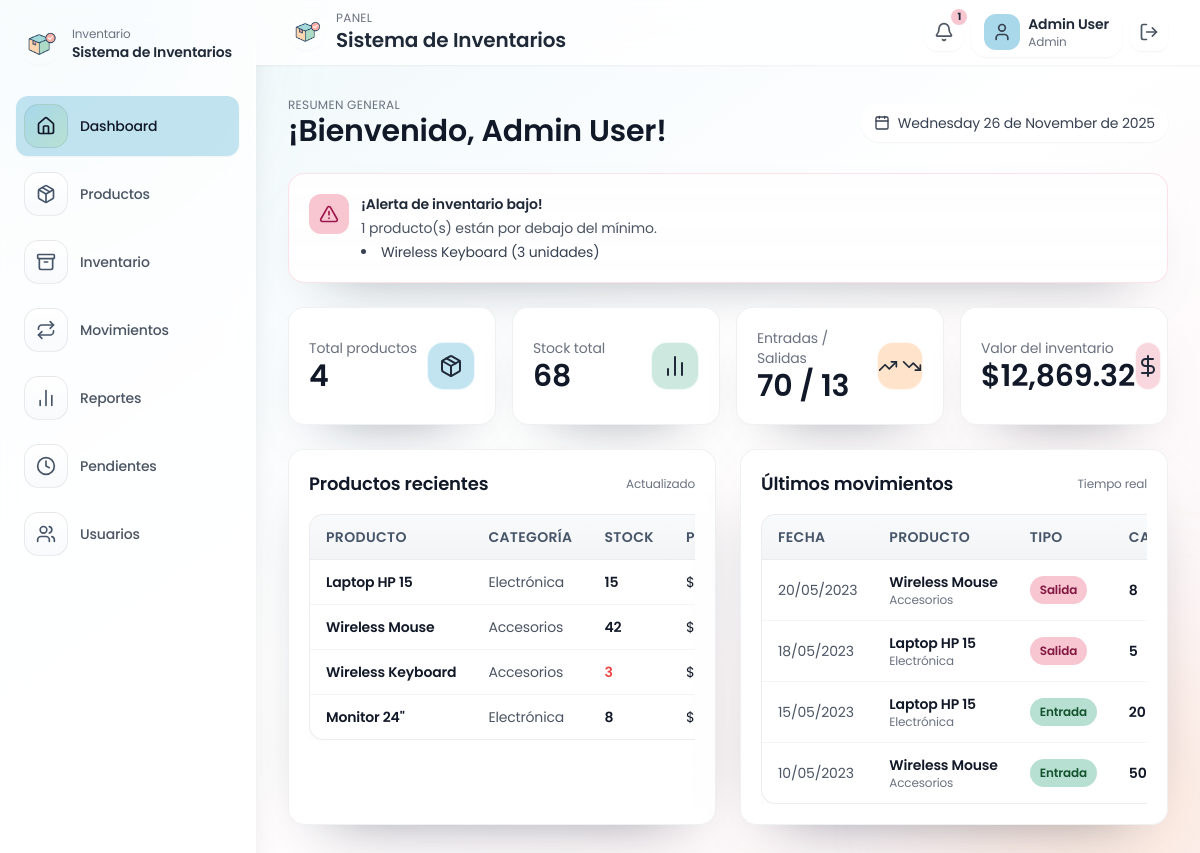
The page / (signed in) on the database its author committed.
### tables this page shows
CREATE TABLE IF NOT EXISTS products (
    id INT AUTO_INCREMENT PRIMARY KEY,
    name VARCHAR(150) NOT NULL,
    description TEXT,
    category VARCHAR(100) NOT NULL DEFAULT 'General',
    price DECIMAL(10,2) NOT NULL DEFAULT 0,
    cost DECIMAL(10,2) NOT NULL DEFAULT 0,
    stock_quantity INT NOT NULL DEFAULT 0,
    min_stock_level INT NOT NULL DEFAULT 0,
    active TINYINT(1) NOT NULL DEFAULT 1,
    image_url TEXT,
    created_at DATETIME NOT NULL DEFAULT CURRENT_TIMESTAMP
);

CREATE TABLE IF NOT EXISTS movements (
    id INT AUTO_INCREMENT PRIMARY KEY,
    product_id INT NOT NULL,
    type ENUM('in', 'out') NOT NULL,
    quantity INT NOT NULL,
    date DATETIME NOT NULL DEFAULT CURRENT_TIMESTAMP,
    notes VARCHAR(255) DEFAULT '',
    user_id INT NULL,
    status ENUM('pending', 'approved', 'rejected') NOT NULL DEFAULT 'pending',
    CONSTRAINT fk_movements_product FOREIGN KEY (product_id) REFERENCES products(id) ON DELETE CASCADE,
    CONSTRAINT fk_movements_user FOREIGN KEY (user_id) REFERENCES users(id) ON DELETE SET NULL
);

### app/helpers.php (called while the page is built, shortened)
<?php
function e(?string $value): string
{
    return htmlspecialchars((string) $value, ENT_QUOTES, 'UTF-8');
}
function auth_user(): ?array
{
    return $_SESSION['user'] ?? null;
}
function render(string $view, array $data = [], ?string $layout = 'layout'): void
{
    $viewFile = __DIR__ . '/Views/' . $view . '.php';
    extract($data);
    include $viewFile;
}

### app/Core/Controller.php (called while the page is built, shortened)
<?php
abstract class Controller
{
    protected function render(string $view, array $data = [], ?string $layout = 'layout'): void
    {
        render($view, $data, $layout);
    }
}

### app/Controllers/DashboardController.php (called while the page is built, shortened)
<?php
class DashboardController extends Controller
{
    public function index(): void
    {
        $stats = Product::stats();
        $movementStats = Movement::stats();
        $lowStock = Product::lowStock();
        $this->render('dashboard/index', [
            'stats' => $stats,
            'movementStats' => $movementStats,
            'lowStock' => $lowStock,
            'recentProducts' => Product::recent(),
            'recentMovements' => Movement::latest(),
        ]);
    }
}

### public/index.php (called while the page is built, shortened)
<?php
$router = new Router();
$router->get('/login', [AuthController::class, 'showLogin']);
$router->post('/login', [AuthController::class, 'login']);
$router->get('/logout', [AuthController::class, 'logout']);
$router->get('/', [DashboardController::class, 'index']);
$router->get('/products', [ProductController::class, 'index']);
$router->post('/products/save', [ProductController::class, 'save']);
$router->post('/products/deactivate', [ProductController::class, 'deactivate']);
$router->post('/products/reactivate', [ProductController::class, 'reactivate']);
$router->post('/products/delete', [ProductController::class, 'delete']);
$router->get('/inventory', [InventoryController::class, 'index']);
$router->post('/inventory/adjust', [InventoryController::class, 'adjust']);
$router->get('/movements', [MovementController::class, 'index']);
$router->post('/movements/save', [MovementController::class, 'save']);
$router->get('/movements/pending', [MovementController::class, 'pending']);
$router->post('/movements/approve', [MovementController::class, 'approve']);
$router->post('/movements/reject', [MovementController::class, 'reject']);
$router->get('/reports', [ReportController::class, 'index']);
$router->get('/users', [UserController::class, 'index']);
$router->post('/users/save', [UserController::class, 'save']);
$router->post('/users/delete', [UserController::class, 'delete']);
$router->post('/users/toggle', [UserController::class, 'toggle']);
$router->dispatch($_SERVER['REQUEST_METHOD'], parse_url($_SERVER['REQUEST_URI'] ?? '/', PHP_URL_PATH) ?: '/');

### app/Models/Product.php (called while the page is built, shortened)
<?php
class Product
{
    public static function lowStock(): array
    {
        $pdo = Database::connection();
        $stmt = $pdo->query('SELECT * FROM products WHERE stock_quantity <= min_stock_level AND active = 1 ORDER BY stock_quantity ASC');
        return $stmt->fetchAll();
    }
    public static function stats(): array
    {
        $pdo = Database::connection();
        $summary = $pdo->query('SELECT COUNT(*) as total_products, SUM(stock_quantity) as total_stock, SUM(price * stock_quantity) as total_value FROM products WHERE active = 1')->fetch();
        return [
            'total_products' => (int) ($summary['total_products'] ?? 0),
            'total_stock' => (int) ($summary['total_stock'] ?? 0),
            'total_value' => (float) ($summary['total_value'] ?? 0),
        ];
    }
    public static function recent(int $limit = 5): array
    {
        $pdo = Database::connection();
        $stmt = $pdo->prepare('SELECT * FROM products WHERE active = 1 ORDER BY created_at DESC LIMIT :limit');
        $stmt->bindValue(':limit', $limit, PDO::PARAM_INT);
        $stmt->execute();
        return $stmt->fetchAll();
    }
}

### app/Models/Movement.php (called while the page is built, shortened)
<?php
class Movement
{
    public static function latest(int $limit = 5, bool $onlyActiveProducts = true): array
    {
        $pdo = Database::connection();
        $sql = 'SELECT m.*, p.name as product_name, p.category as product_category FROM movements m INNER JOIN products p ON p.id = m.product_id WHERE m.status = :status';
        if ($onlyActiveProducts) {
            $sql .= ' AND p.active = 1';
        }
        $sql .= ' ORDER BY m.date DESC LIMIT :limit';
        $stmt = $pdo->prepare($sql);
        $stmt->bindValue(':status', 'approved');
        $stmt->bindValue(':limit', $limit, PDO::PARAM_INT);
        $stmt->execute();
        return $stmt->fetchAll();
    }
    public static function stats(?string $range = null, bool $onlyActiveProducts = true): array
    {
        $pdo = Database::connection();
        $params = [];
        $conditions = ['m.status = :status'];
        $params['status'] = 'approved';
        if ($onlyActiveProducts) {
            $conditions[] = 'p.active = 1';
        }
        $filter = 'WHERE ' . implode(' AND ', $conditions);
        $stmt = $pdo->prepare("SELECT
                COUNT(*) as total,
                SUM(CASE WHEN m.type = 'in' THEN 1 ELSE 0 END) as total_in,
                SUM(CASE WHEN m.type = 'out' THEN 1 ELSE 0 END) as total_out,
                SUM(CASE WHEN m.type = 'in' THEN m.quantity ELSE 0 END) as incoming_qty,
                SUM(CASE WHEN m.type = 'out' THEN m.quantity ELSE 0 END) as outgoing_qty
            FROM movements m
            INNER JOIN products p ON p.id = m.product_id
            $filter");
        $stmt->execute($params);
        $rows = $stmt->fetch();
        return [
            'total' => (int) ($rows['total'] ?? 0),
            'total_in' => (int) ($rows['total_in'] ?? 0),
            'total_out' => (int) ($rows['total_out'] ?? 0),
            'incoming_qty' => (int) ($rows['incoming_qty'] ?? 0),
            'outgoing_qty' => (int) ($rows['outgoing_qty'] ?? 0),
        ];
    }
}

### app/Views/dashboard/index.php (the view)
<?php $user = auth_user(); ?>
<div class="max-w-7xl mx-auto space-y-6">
    <div class="flex flex-col sm:flex-row sm:items-center sm:justify-between gap-3">
        <div>
            <p class="text-xs uppercase tracking-wide text-gray-500">Resumen general</p>
            <h2 class="text-3xl font-semibold text-gray-900">
                ¡Bienvenido, <?= e($user['name'] ?? '') ?>!
            </h2>
        </div>
        <div class="inline-flex items-center gap-2 px-3 py-2 rounded-full bg-white/80 border border-white/70 shadow-sm text-sm text-gray-700">
            <i data-lucide="calendar" class="h-4 w-4"></i>
            <span><?= strftime('%A %d de %B de %Y') ?></span>
        </div>
    </div>
    <?php if (!empty($lowStock)): ?>
        <div class="card border border-pink-pastel/50 bg-pink-pastel/30">
            <div class="flex items-start gap-3">
                <div class="h-10 w-10 rounded-xl bg-pink-pastel flex items-center justify-center">
                    <i data-lucide="alert-triangle" class="h-5 w-5 text-pink-800"></i>
                </div>
                <div class="space-y-1">
                    <h3 class="text-sm font-semibold text-gray-800">¡Alerta de inventario bajo!</h3>
                    <p class="text-sm text-gray-600">
                        <?= count($lowStock) ?> producto(s) están por debajo del mínimo.
                    </p>
                    <ul class="mt-1 list-disc list-inside text-sm text-gray-700 space-y-1">
                        <?php foreach (array_slice($lowStock, 0, 3) as $p): ?>
                            <li><?= e($p['name']) ?> (<?= (int) $p['stock_quantity'] ?> unidades)</li>
                        <?php endforeach; ?>
                    </ul>
                </div>
            </div>
        </div>
    <?php endif; ?>
    <div class="grid grid-cols-1 md:grid-cols-2 lg:grid-cols-4 gap-4">
        <div class="card flex items-center justify-between">
            <div>
                <p class="text-sm text-gray-500">Total productos</p>
                <p class="text-3xl font-semibold text-gray-900"><?= $stats['total_products'] ?></p>
            </div>
            <span class="h-12 w-12 rounded-2xl bg-blue-pastel/70 border border-white/70 flex items-center justify-center">
                <i data-lucide="package" class="h-6 w-6 text-gray-800"></i>
            </span>
        </div>
        <div class="card flex items-center justify-between">
            <div>
                <p class="text-sm text-gray-500">Stock total</p>
                <p class="text-3xl font-semibold text-gray-900"><?= $stats['total_stock'] ?></p>
            </div>
            <span class="h-12 w-12 rounded-2xl bg-green-pastel/70 border border-white/70 flex items-center justify-center">
                <i data-lucide="bar-chart-2" class="h-6 w-6 text-gray-800"></i>
            </span>
        </div>
        <div class="card flex items-center justify-between">
            <div>
                <p class="text-sm text-gray-500">Entradas / Salidas</p>
                <p class="text-3xl font-semibold text-gray-900">
                    <?= $movementStats['incoming_qty'] ?> / <?= $movementStats['outgoing_qty'] ?>
                </p>
            </div>
            <span class="h-12 w-12 rounded-2xl bg-peach-pastel/70 border border-white/70 flex items-center justify-center">
                <div class="flex space-x-1">
                    <i data-lucide="trending-up" class="h-5 w-5 text-gray-800"></i>
                    <i data-lucide="trending-down" class="h-5 w-5 text-gray-800"></i>
                </div>
            </span>
        </div>
        <div class="card flex items-center justify-between">
            <div>
                <p class="text-sm text-gray-500">Valor del inventario</p>
                <p class="text-3xl font-semibold text-gray-900">$<?= number_format($stats['total_value'], 2) ?></p>
            </div>
            <span class="h-12 w-12 rounded-2xl bg-pink-pastel/70 border border-white/70 flex items-center justify-center">
                <i data-lucide="dollar-sign" class="h-6 w-6 text-gray-800"></i>
            </span>
        </div>
    </div>
    <div class="grid grid-cols-1 lg:grid-cols-2 gap-6">
        <div class="card">
            <div class="flex items-center justify-between mb-4">
                <h3 class="text-lg font-semibold text-gray-900">Productos recientes</h3>
                <span class="text-xs text-gray-500">Actualizado</span>
            </div>
            <div class="overflow-x-auto">
                <table class="table-soft min-w-full divide-y divide-gray-200 text-sm">
                    <thead>
                    <tr>
                        <th class="px-4 py-3 text-left uppercase tracking-wide">Producto</th>
                        <th class="px-4 py-3 text-left uppercase tracking-wide">Categoría</th>
                        <th class="px-4 py-3 text-left uppercase tracking-wide">Stock</th>
                        <th class="px-4 py-3 text-left uppercase tracking-wide">Precio</th>
                    </tr>
                    </thead>
                    <tbody class="bg-white divide-y divide-gray-100">
                    <?php foreach ($recentProducts as $product): ?>
                        <tr class="hover:bg-gray-50/80 transition-colors">
                            <td class="px-4 py-3 whitespace-nowrap">
                                <div class="text-sm font-semibold text-gray-900"><?= e($product['name']) ?></div>
                            </td>
                            <td class="px-4 py-3 whitespace-nowrap">
                                <div class="text-sm text-gray-600"><?= e($product['category']) ?></div>
                            </td>
                            <td class="px-4 py-3 whitespace-nowrap">
                                <div class="text-sm font-semibold <?= $product['stock_quantity'] <= $product['min_stock_level'] ? 'text-red-500' : 'text-gray-900' ?>">
                                    <?= (int) $product['stock_quantity'] ?>
                                </div>
                            </td>
                            <td class="px-4 py-3 whitespace-nowrap">
                                <div class="text-sm text-gray-900">$<?= number_format((float) $product['price'], 2) ?></div>
                            </td>
                        </tr>
                    <?php endforeach; ?>
                    </tbody>
                </table>
            </div>
        </div>
        <div class="card">
            <div class="flex items-center justify-between mb-4">
                <h3 class="text-lg font-semibold text-gray-900">Últimos movimientos</h3>
                <span class="text-xs text-gray-500">Tiempo real</span>
            </div>
            <div class="overflow-x-auto">
                <table class="table-soft min-w-full divide-y divide-gray-200 text-sm">
                    <thead>
                    <tr>
                        <th class="px-4 py-3 text-left uppercase tracking-wide">Fecha</th>
                        <th class="px-4 py-3 text-left uppercase tracking-wide">Producto</th>
                        <th class="px-4 py-3 text-left uppercase tracking-wide">Tipo</th>
                        <th class="px-4 py-3 text-left uppercase tracking-wide">Cantidad</th>
                    </tr>
                    </thead>
                    <tbody class="bg-white divide-y divide-gray-100">
                    <?php foreach ($recentMovements as $movement): ?>
                        <tr class="hover:bg-gray-50/80 transition-colors">
                            <td class="px-4 py-3 whitespace-nowrap">
                                <div class="text-sm text-gray-600">
                                    <?= date('d/m/Y', strtotime($movement['date'])) ?>
                                </div>
                            </td>
                            <td class="px-4 py-3 whitespace-nowrap">
                                <div class="text-sm font-semibold text-gray-900"><?= e($movement['product_name']) ?></div>
                                <div class="text-xs text-gray-500"><?= e($movement['product_category']) ?></div>
                            </td>
                            <td class="px-4 py-3 whitespace-nowrap">
                                <span class="px-2.5 py-1 inline-flex text-xs leading-5 font-semibold rounded-full <?= $movement['type'] === 'in' ? 'bg-green-pastel text-green-900' : 'bg-pink-pastel text-pink-900' ?>">
                                    <?= $movement['type'] === 'in' ? 'Entrada' : 'Salida' ?>
                                </span>
                            </td>
                            <td class="px-4 py-3 whitespace-nowrap">
                                <div class="text-sm font-semibold text-gray-900"><?= (int) $movement['quantity'] ?></div>
                            </td>
                        </tr>
                    <?php endforeach; ?>
                    </tbody>
                </table>
            </div>
        </div>
    </div>
</div>

### rows shown on the page
products: name "Wireless Keyboard", stock_quantity "3", category "Accesorios"
products: name "Laptop HP 15", category "Electrónica", stock_quantity "15"
products: name "Wireless Mouse", category "Accesorios", stock_quantity "42"
products: name "Monitor 24\"", category "Electrónica", stock_quantity "8"
movements: date "20/05/2023", product.name "Wireless Mouse", product.category "Accesorios", type "Salida", quantity "8"
movements: date "18/05/2023", product.name "Laptop HP 15", product.category "Electrónica", type "Salida", quantity "5"
movements: date "15/05/2023", product.name "Laptop HP 15", product.category "Electrónica", type "Entrada", quantity "20"
movements: date "10/05/2023", product.name "Wireless Mouse", product.category "Accesorios", type "Entrada", quantity "50"

### other values the page prints
config('app.name') "Sistema de Inventarios"
$link['label'] "Dashboard"
$link['label'] "Productos"
$link['label'] "Inventario"
$link['label'] "Movimientos"
$link['label'] "Reportes"
$link['label'] "Pendientes"
$link['label'] "Usuarios"
$lowStockCount "1"
$user['name'] "Admin User"
$user['role'] "Admin"
strftime('%A %d de %B de %Y') "Wednesday 26 de November de 2025"
count($lowStock) "1"
$stats['total_products'] "4"
$stats['total_stock'] "68"
